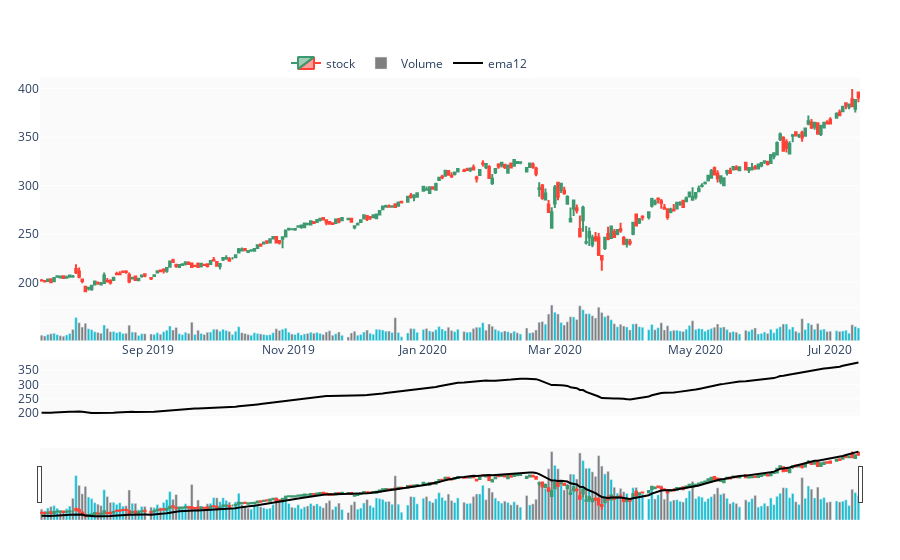

Notebook source saved alongside this figure:
### Code cell
layout = {
            'plot_bgcolor' : 'rgb(250, 250, 250)',
            'xaxis' : dict( anchor = 'y1', domain = [0,1.0], rangeselector = dict( visible = True ), showticklabels = True ),
            'xaxis2' : dict( anchor = 'y3', domain = [0,1.0] ,rangeselector = dict( visible = False ), showticklabels = True ),
            'yaxis' : dict( anchor = 'x1', domain = [0.2, 0.3], showticklabels = False ),
            'yaxis2' : dict( anchor = 'x1',domain = [0.3, 0.9] ),
            'yaxis3' : dict( anchor = 'x2', domain = [0, 0.15], showticklabels = True ),
            'legend' : dict( orientation = 'h', y=0.9, x=0.3, yanchor='bottom' ),
            'margin' : dict( t=40, b=40, r=40, l=40 )
        }
ret.update_layout(layout)
ret.show()

### Figure 1 — Plotly figure (JSON) as saved in the notebook; plotly's stock layout.template omitted (floating-point values rounded to 4 significant figures; data arrays with more than 128 entries replaced by an {"elided": "..."} marker saying what was removed)
{"data": [{"close": {"elided": "253 float values"}, "high": {"elided": "253 float values"}, "low": {"elided": "253 float values"}, "name": "stock", "open": {"elided": "253 float values"}, "type": "candlestick", "x": {"elided": "253 str values"}, "yaxis": "y2"}, {"marker": {"color": {"elided": "253 str values"}}, "name": "Volume", "type": "bar", "x": {"elided": "253 str values"}, "y": {"elided": "253 int values"}, "yaxis": "y"}, {"line": {"color": "black"}, "mode": "lines", "name": "ema12", "showlegend": true, "type": "scatter", "x": {"elided": "253 str values"}, "y": {"elided": "253 float values"}, "yaxis": "y3"}], "layout": {"legend": {"orientation": "h", "x": 0.3, "y": 0.9, "yanchor": "bottom"}, "margin": {"b": 40, "l": 40, "r": 40, "t": 40}, "plot_bgcolor": "rgb(250, 250, 250)", "xaxis": {"anchor": "y", "domain": [0, 1], "rangebreaks": [{"bounds": ["sat", "mon"]}, {"values": ["2015-12-25", "2016-01-01"]}], "rangeselector": {"visible": true}, "showticklabels": true}, "xaxis2": {"anchor": "y3", "domain": [0, 1], "rangeselector": {"visible": false}, "showticklabels": true}, "yaxis": {"anchor": "x", "domain": [0.2, 0.3], "showticklabels": false}, "yaxis2": {"anchor": "x", "domain": [0.3, 0.9]}, "yaxis3": {"anchor": "x2", "domain": [0, 0.15], "showticklabels": true}}}
